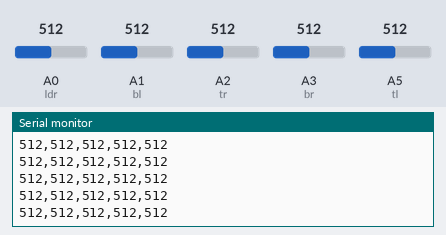
Bench run of a sketch on a simulated Arduino Uno, built with avr-gcc and run on an emulated ATmega328P. On the bench: the last lines printed to the serial monitor. The inputs (shaded band) are chosen by the test bench; at power-on: A0 (ldr) = 512, A3 (br) = 512, A1 (bl) = 512, A2 (tr) = 512, A5 (tl) = 512.

Above: at 1.2 s.
1.3 s: A0 (ldr) set to 107
At 2.1 s:
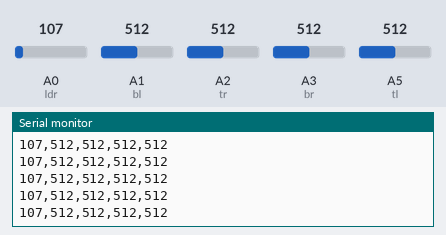
4.3 s: A0 (ldr) set to 90
At 4.9 s:
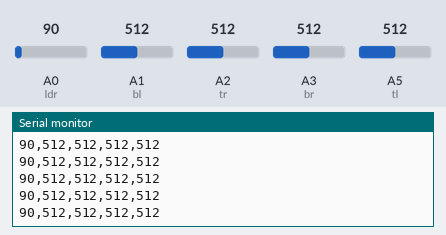
11.8 s: A3 (br) set to 105
At 12.3 s:
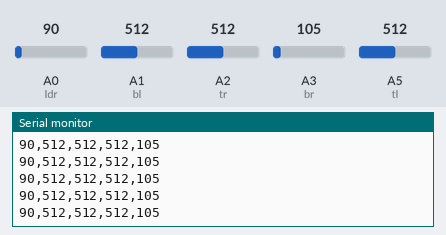
13.3 s: A3 (br) set to 92
At 14.3 s:
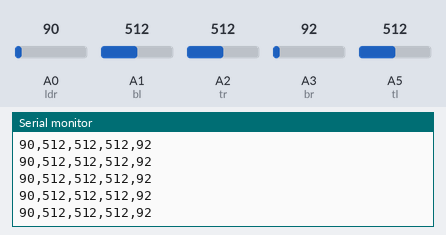
Timing chart, 0 to 16.3 s (numbered marks = the images above; inputs shaded):
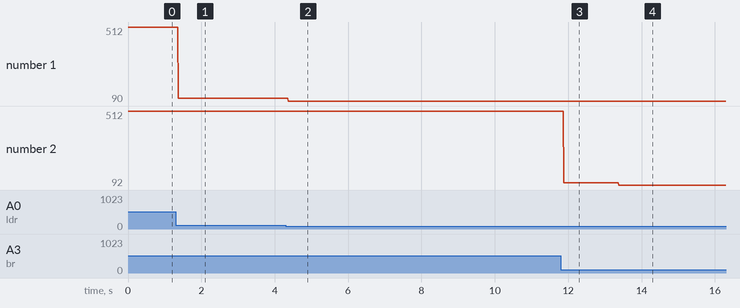

The sketch:

Scribble_PAD.ino
```cpp
int ldr=A0;
int bl=A1;
int tr=A2;
int br=A3;
int tl=A5;


int sensorVal;
int mouseTL;
int mouseTR;
int mouseBL;
int mouseBR;


void setup() {
            pinMode(tl,INPUT);
            pinMode(tr,INPUT);
            pinMode(bl,INPUT);
            pinMode(br,INPUT);
            pinMode(ldr,INPUT);

            Serial.begin(9600);

}

void loop() {

        sensorVal=analogRead(ldr);
        mouseTL = analogRead(tl);
        mouseTR = analogRead(tr);
        mouseBL = analogRead(bl);
        mouseBR = analogRead(br);


        Serial.print(sensorVal);
        Serial.print(",");
        Serial.print(mouseTL);
        Serial.print(",");
        Serial.print(mouseTR);
        Serial.print(",");
        Serial.print(mouseBL);
        Serial.print(",");
        Serial.print(mouseBR);
        Serial.print('\n');
//        delay(1000);

}
```

Measured:
- after the input at 1.3 s, the serial monitor: prints a new line after 0.07 s (image 1)
- after the input at 4.3 s, the serial monitor: prints a new line after 0.07 s (image 2)
- after the input at 11.8 s, the serial monitor: prints a new line after 0.08 s (image 3)
- after the input at 13.3 s, the serial monitor: prints a new line after 0.08 s (image 4)
- plotted number 1: 512 → 107 after the input at 1.3 s, 107 → 90 after the input at 4.3 s
- plotted number 2: 512 → 105 after the input at 11.8 s, 105 → 92 after the input at 13.3 s
